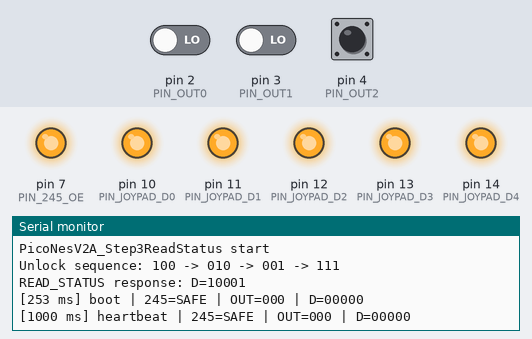
A sketch run on a simulated Arduino Uno, built with avr-gcc and run on an emulated ATmega328P. Parts: output pins drawn as LEDs (lit = HIGH), the last lines printed to the serial monitor. Inputs (shaded band) come from the test bench; at power-on: pin 2 (PIN_OUT0) LOW, pin 4 (PIN_OUT2) LOW, pin 3 (PIN_OUT1) LOW.

Above: at 1.4 s.
1.5 s: pin 2 (PIN_OUT0) driven HIGH
At 1.9 s:
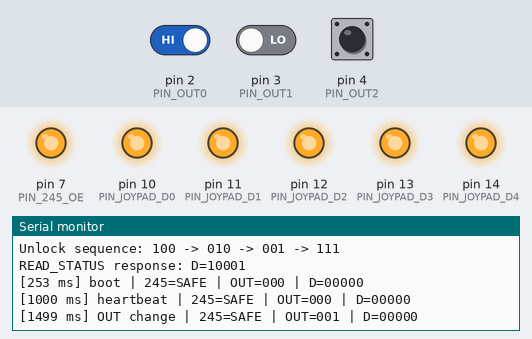
3.0 s: pin 2 (PIN_OUT0) driven LOW and pin 4 (PIN_OUT2) driven HIGH
At 3.8 s:
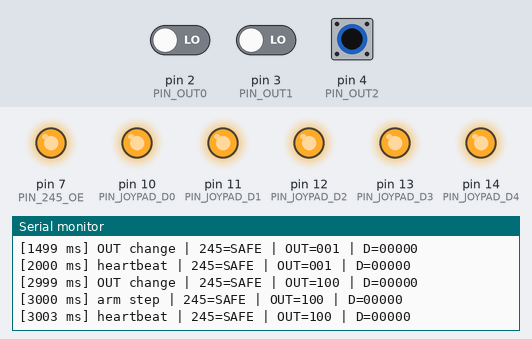
4.5 s: pin 4 (PIN_OUT2) pulsed LOW 2 times (0.12 s each, 0.3 s apart)
At 4.77 s:
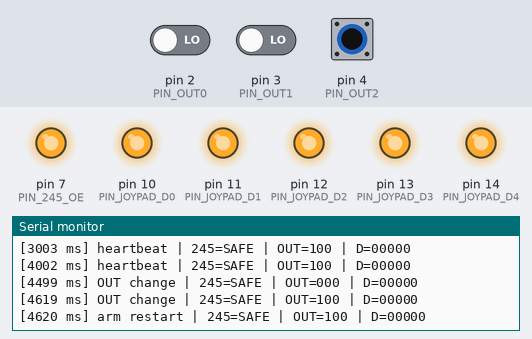
Timing chart, 0 to 7.5 s (numbered marks = the images above; inputs shaded):
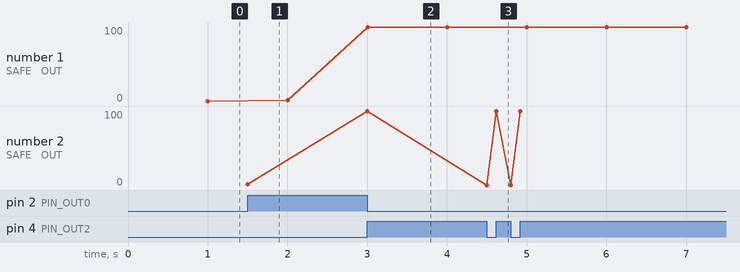

The sketch:

PicoNesV2A_Step3ReadStatus.ino
```cpp
#include <Arduino.h>

// V2_A / Step 3 READ_STATUS-only probe
//
// Goal:
// - keep the 74HCT245 disabled until the ROM explicitly unlocks it
// - after unlock, decode only one opcode: READ_STATUS
// - when READ_STATUS is requested, return:
//     D0 = 1 (PENDING)
//     D4 = 1 (VALID)
//   so the logical readback is 0b10001
//
// Log format:
// - OUT=xyz means OUT2 OUT1 OUT0
// - D=abcde means D4 D3 D2 D1 D0

static const uint8_t PIN_OUT0 = 2;
static const uint8_t PIN_OUT1 = 3;
static const uint8_t PIN_OUT2 = 4;

static const uint8_t PIN_245_OE = 7; // active low

static const uint8_t PIN_JOYPAD_D0 = 10;
static const uint8_t PIN_JOYPAD_D1 = 11;
static const uint8_t PIN_JOYPAD_D2 = 12;
static const uint8_t PIN_JOYPAD_D3 = 13;
static const uint8_t PIN_JOYPAD_D4 = 14;

static const uint8_t OPCODE_IDLE = 0x00;
static const uint8_t OPCODE_READ_STATUS = 0x01;

static const uint8_t STATUS_NONE = 0x00;
static const uint8_t STATUS_PENDING_VALID = 0x11; // D4=1, D0=1

static const uint8_t kArmSequence[] = {
  0x04, // observed as OUT=100
  0x02, // observed as OUT=010
  0x01, // observed as OUT=001
  0x07  // observed as OUT=111
};

static bool g245Enabled = false;
static uint8_t currentPattern = STATUS_NONE;
static uint8_t currentOut = 0xFF;
static uint8_t armIndex = 0;
static uint32_t lastHeartbeatMs = 0;

static inline uint8_t readOutBits() {
  return (uint8_t)((digitalRead(PIN_OUT0) ? 1 : 0) |
                   (digitalRead(PIN_OUT1) ? 2 : 0) |
                   (digitalRead(PIN_OUT2) ? 4 : 0));
}

static void disable245Safe() {
  pinMode(PIN_245_OE, OUTPUT);
  digitalWrite(PIN_245_OE, HIGH);
}

static void enable245() {
  digitalWrite(PIN_245_OE, LOW);
}

static void setupJoypadOutputs() {
  const uint8_t pins[5] = {
    PIN_JOYPAD_D0, PIN_JOYPAD_D1, PIN_JOYPAD_D2, PIN_JOYPAD_D3, PIN_JOYPAD_D4
  };

  for (uint8_t i = 0; i < 5; ++i) {
    pinMode(pins[i], OUTPUT);
    digitalWrite(pins[i], HIGH);
  }
}

static void setupOutInputs() {
  pinMode(PIN_OUT0, INPUT);
  pinMode(PIN_OUT1, INPUT);
  pinMode(PIN_OUT2, INPUT);
}

static void writePattern(uint8_t pattern) {
  // Joypad readback is active-low at the NES side.
  digitalWrite(PIN_JOYPAD_D0, (pattern & 0x01U) ? LOW : HIGH);
  digitalWrite(PIN_JOYPAD_D1, (pattern & 0x02U) ? LOW : HIGH);
  digitalWrite(PIN_JOYPAD_D2, (pattern & 0x04U) ? LOW : HIGH);
  digitalWrite(PIN_JOYPAD_D3, (pattern & 0x08U) ? LOW : HIGH);
  digitalWrite(PIN_JOYPAD_D4, (pattern & 0x10U) ? LOW : HIGH);
  currentPattern = pattern;
}

static void logState(const char* reason) {
  const uint8_t out = readOutBits();

  Serial.print('[');
  Serial.print(millis());
  Serial.print(F(" ms] "));
  Serial.print(reason);
  Serial.print(F(" | 245="));
  Serial.print(g245Enabled ? F("ON") : F("SAFE"));
  Serial.print(F(" | OUT="));
  Serial.print((out >> 2) & 1);
  Serial.print((out >> 1) & 1);
  Serial.print(out & 1);
  Serial.print(F(" | D="));
  Serial.print((currentPattern >> 4) & 1);
  Serial.print((currentPattern >> 3) & 1);
  Serial.print((currentPattern >> 2) & 1);
  Serial.print((currentPattern >> 1) & 1);
  Serial.println(currentPattern & 1);
}

static void applyOpcode(uint8_t out) {
  uint8_t nextPattern = STATUS_NONE;

  if (out == OPCODE_READ_STATUS) {
    nextPattern = STATUS_PENDING_VALID;
  } else if (out == OPCODE_IDLE) {
    nextPattern = STATUS_NONE;
  } else {
    nextPattern = STATUS_NONE;
  }

  if (nextPattern != currentPattern) {
    writePattern(nextPattern);
    logState("D change");
  }
}

void setup() {
  pinMode(LED_BUILTIN, OUTPUT);
  digitalWrite(LED_BUILTIN, LOW);

  disable245Safe();
  setupJoypadOutputs();
  setupOutInputs();
  writePattern(STATUS_NONE);

  Serial.begin(115200);
  delay(250);
  Serial.println();
  Serial.println(F("PicoNesV2A_Step3ReadStatus start"));
  Serial.println(F("Unlock sequence: 100 -> 010 -> 001 -> 111"));
  Serial.println(F("READ_STATUS response: D=10001"));

  currentOut = readOutBits();
  logState("boot");
}

void loop() {
  const uint32_t now = millis();
  const uint8_t out = readOutBits();
  const bool outChanged = (out != currentOut);

  if (outChanged) {
    currentOut = out;
    logState("OUT change");
  }

  if (!g245Enabled) {
    if (outChanged) {
      if (out == kArmSequence[armIndex]) {
        ++armIndex;

        if (armIndex >= (sizeof(kArmSequence) / sizeof(kArmSequence[0]))) {
          g245Enabled = true;
          enable245();
          digitalWrite(LED_BUILTIN, HIGH);
          logState("245 enabled");
          applyOpcode(out);
        } else {
          logState("arm step");
        }
      } else if (out == kArmSequence[0]) {
        armIndex = 1;
        logState("arm restart");
      } else if (out == 0x00) {
        // stay quiet
      } else {
        armIndex = 0;
      }
    }
  } else {
    applyOpcode(out);
  }

  if ((uint32_t)(now - lastHeartbeatMs) >= 1000U) {
    lastHeartbeatMs = now;
    logState("heartbeat");
  }
}
```

Measured:
- after the input at 1.5 s, the serial monitor: prints a new line at once (image 1)
- after the input at 3.0 s, the serial monitor: prints a new line at once (image 2)
- after the input at 4.5 s, the serial monitor: prints a new line at once (image 3)
